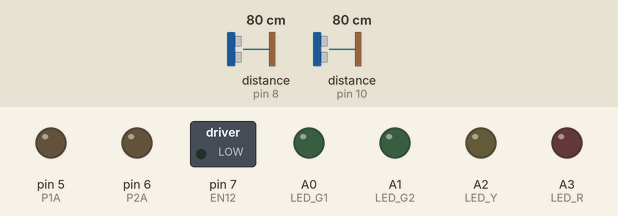
Simulated run of this sketch. Board: Arduino Uno, built with avr-gcc and run on an emulated ATmega328P. Parts: switched loads named in the sketch (green lamp = pin HIGH), output pins drawn as LEDs (lit = HIGH). Wiring (inferred from the names in the program): 2 × ultrasonic range finder: trigger pin 4, echo pin 8 / trigger pin 9, echo pin 10. The test bench sets the inputs (shaded band); at power-on: distance to the obstacle (sensors on pin 8, pin 10) 80 cm. The echo pulse lasts 58.3 µs per cm; pins used as bus, display or sensor lines are not drawn; what the sketch prints to the serial monitor is not drawn.

Above: at 1.4 s.
1.5 s: distance to the obstacle (sensor on pin 8) set to 16 cm
3.5 s: distance to the obstacle (sensor on pin 8) set to 13 cm
At 4.9 s:
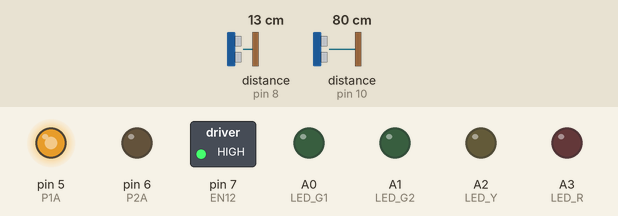
At 5.4 s:
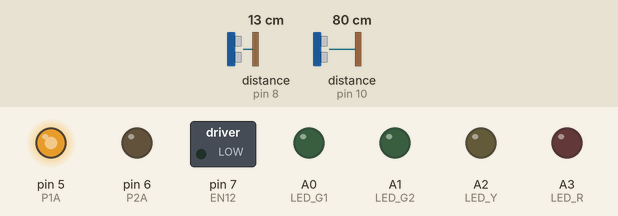
Timing chart, 0 to 12.5 s (numbered marks = the images above; inputs shaded):
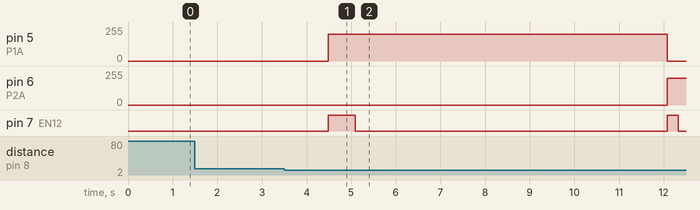

The sketch:

PROGRAM.ino
```cpp
#include <SoftwareSerial.h>
SoftwareSerial mySerial(2,3);
#include <TinyGPS.h>
String incomingData;
char phone_no[] = "xxxxxxxxxx"; //replace with phone no. to get sms
TinyGPS gps;  //Creates a new instance of the TinyGPS object
int LED_G1 = A0;
int LED_G2 = A1;
int LED_Y = A2;
int LED_R = A3;

int trigPin = 4;
int echoPin = 8;
int trigPin_l = 9;
int echoPin_l = 10;
long duration, dist, average;
long aver[3];   //array for average

long duration_d, dist_d, average_d;
long aver_d[3];   //array for average

const int speedStep =200;
const int speedDelay = 1000;// delay between speed increment

#define P1A 5 // define pin 10as for P1A
#define P2A 6 // define pin 11 as for P2A
#define EN12 7 // define pin 9 as for 1,2EN enable


void setup() {

mySerial.begin(9600);   // Setting the baud rate of GSM Module
  Serial.begin(9600);    // Setting the baud rate of Serial Monitor (Arduino)
  delay(100);
Serial.begin(9600);

pinMode(P1A, OUTPUT);// define pin as OUTPUT for P1A
  pinMode(P2A, OUTPUT);// define pin as OUTPUT for P2A
  pinMode(EN12, OUTPUT);// define pin as OUTPUT for 1,2EN

  pinMode(trigPin, OUTPUT);
    pinMode(echoPin, INPUT);
       //close cap on power on
    delay(100);

pinMode(trigPin_l, OUTPUT);
    pinMode(echoPin_l, INPUT);
    pinMode(LED_G1, OUTPUT);
    pinMode(LED_G2, OUTPUT);
    pinMode(LED_Y, OUTPUT);
    pinMode(LED_R, OUTPUT);
}


void measure_d() {
 digitalWrite(10,HIGH);
digitalWrite(trigPin, LOW);
delayMicroseconds(5);
digitalWrite(trigPin, HIGH);
delayMicroseconds(15);
digitalWrite(trigPin, LOW);
pinMode(echoPin, INPUT);
duration_d = pulseIn(echoPin, HIGH);
dist_d = (duration_d/2) / 29.1;    //obtain distance
}

void measure() {
 digitalWrite(11,HIGH);
digitalWrite(trigPin_l, LOW);
delayMicroseconds(5);
digitalWrite(trigPin_l, HIGH);
delayMicroseconds(15);
digitalWrite(trigPin_l, LOW);
pinMode(echoPin_l, INPUT);
duration = pulseIn(echoPin_l, HIGH);
dist = (duration/2) / 29.1;    //obtain distance
}
void loop() {
  loc();

for (int j=0;j<=2;j++) {   //average distance
    measure_d();
   aver_d[j]=dist_d;
    delay(10);              //delay between measurements
  }
 dist_d=(aver_d[0]+aver_d[1]+aver_d[2])/3;

if(dist_d<=13)      //Check the sensor output

{

 L293D('L',speedStep, 1);
delay(600);
  L293D('L',speedStep, 0);
delay(7000);
   L293D('r',speedStep, 1);
   delay(240);
   L293D('r',speedStep, 0);
}
else{
  for (int i=0;i<=2;i++) {   //average distance
    measure();
   aver[i]=dist;
    delay(10);              //delay between measurements
  }
 dist=(aver[0]+aver[1]+aver[2])/3;
if(dist<=3) //as your choice
{
   Serial.print("level is:");
   Serial.println(dist);
   location();
   digitalWrite(LED_R, HIGH);
   digitalWrite(LED_Y, LOW);
   digitalWrite(LED_G1, LOW);
   digitalWrite(LED_G2, LOW);
}

else if ( dist<=20)  //as your choice
{
   Serial.print("level is:");
   Serial.println(dist);
   digitalWrite(LED_R, LOW);
   digitalWrite(LED_Y, HIGH);
   digitalWrite(LED_G1, LOW);
   digitalWrite(LED_G2, LOW);
}
else if ( dist<=30)  //as your choice
{
   Serial.print("level is:");
   Serial.println(dist);
   digitalWrite(LED_R, LOW);
   digitalWrite(LED_Y, LOW);
   digitalWrite(LED_G1, LOW);
   digitalWrite(LED_G2, HIGH);
}

}
}
void location()
 {
  bool newData = false;
  unsigned long chars;
  unsigned short sentences, failed;

  // For one second we parse GPS data and report some key values
  for (unsigned long start = millis(); millis() - start < 1000;)
  {
    while (Serial.available())
    {
      char c = Serial.read();
      Serial.print(c);
      if (gps.encode(c))
        newData = true;
    }
  }

  if (newData)      //If newData is true
  {
    float flat, flon;
    unsigned long age;
    gps.f_get_position(&flat, &flon, &age);
    mySerial.print("AT+CMGF=1\r");
    delay(400);
    mySerial.print("AT+CMGS=\"");
    mySerial.print(phone_no);
    mySerial.println("\"");

    delay(300);

  mySerial.println("DUSTBIN IS FULLED");// The SMS text you want to send
     delay(100);
   mySerial.print("http://www.google.com/maps/?q=");
    mySerial.print(flat, 6);
  mySerial.print(",");
    mySerial.print(flon, 6);
    delay(200);
    mySerial.println((char)26); // End AT command with a ^Z, ASCII code 26
    delay(200);

 }
 }


void loc()

  {


 if (mySerial.available()>0)
   Serial.write(mySerial.read());
 String c = mySerial.readString();
c.trim();
 if (c.indexOf("SEND LOCATION") >= 0)


  {
 bool newData = false;
  unsigned long chars;
  unsigned short sentences, failed;

  // For one second we parse GPS data and report some key values
  for (unsigned long start = millis(); millis() - start < 1000;)
  {
    while (Serial.available())
    {
      char c = Serial.read();
      Serial.print(c);
      if (gps.encode(c))
        newData = true;
    }
  }

  if (newData)      //If newData is true
  {
    float flat, flon;
    unsigned long age;
    gps.f_get_position(&flat, &flon, &age);
  mySerial.println("AT+CMGF=1");    //Sets the GSM Module in Text Mode
     delay(1000);  // Delay of 1 second
     mySerial.println("AT+CMGS=\"+918080590778\"\r"); // enter mobile number
     delay(1000);


  mySerial.println("LOCATION LINK -");// The SMS text you want to send
     delay(100);
  mySerial.print("http://www.google.com/maps/?q=");
  mySerial.print(flat, 6);
  mySerial.print(",");
  mySerial.print(flon, 6);
    delay(200);
  mySerial.println((char)26); // End AT command with a ^Z, ASCII code 26
    delay(200);

  }
  }
  }

  void L293D(char dir,int spd, int en)
{
if(dir =='L')
  {
if(en ==0){
       Serial.println(" CW Motor Stopped");
    }else{
       Serial.print(" Rotating CW: ");
       Serial.println(spd);//print actual speed value
    }
    digitalWrite(EN12 ,en);// Enable 1A and 2A
    analogWrite(P1A,spd);// send PWM with spd value to P1A
    digitalWrite(P2A,LOW);// LOW singal to P2A

  }else{
if(en ==0){
       Serial.println(" CCW Motor Stopped");
    }else{
       Serial.print(" Rotating CCW: ");
       Serial.println(spd);//print actual speed value
    }
    digitalWrite(EN12 ,en);// Disable 1A and 2A
    digitalWrite(P1A,LOW);// Keep thos LOW P1A
    analogWrite(P2A,spd);// send PWM with spd value to  P2A
  }
}
```

Measured:
- the behaviour switches between 15 and 14 cm on distance to the obstacle (sensor on pin 8) (found by bisection; images 0 and 1)
- after the input at 1.5 s, every drawn part: stays the same
- after the input at 3.5 s, pin 5 (P1A): 0/255 → 200/255 after 0.99 s, → 0/255 7.6 s later; pin 6 (P2A): 0/255 → 200/255 after 8.6 s; pin 7 (EN12): LOW → HIGH after 0.99 s, → LOW 0.60 s later, → HIGH 7.0 s later, → LOW 0.24 s later
